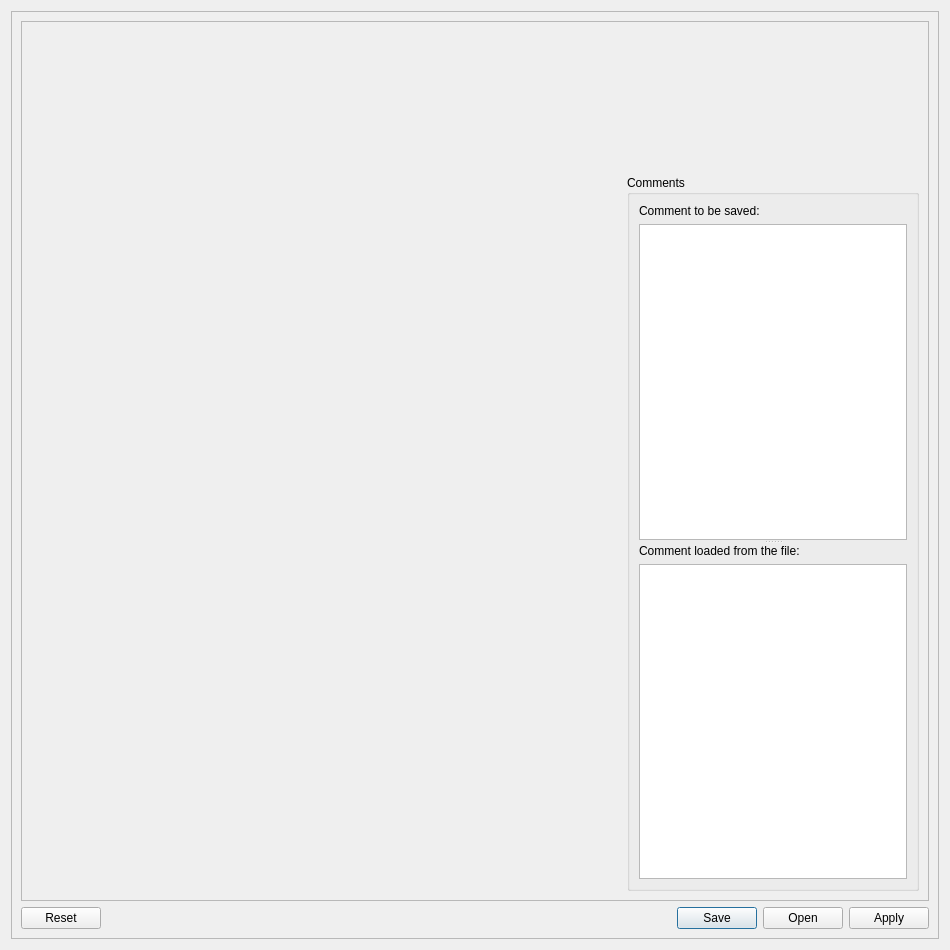
<?xml version="1.0" encoding="UTF-8"?>
<ui version="4.0">
 <class>linacConfigurationScreen</class>
 <widget class="TaurusWidget" name="linacConfigurationScreen">
  <property name="geometry">
   <rect>
    <x>0</x>
    <y>0</y>
    <width>950</width>
    <height>950</height>
   </rect>
  </property>
  <property name="minimumSize">
   <size>
    <width>0</width>
    <height>0</height>
   </size>
  </property>
  <property name="windowTitle">
   <string>Form</string>
  </property>
  <layout class="QGridLayout" name="gridLayout_3">
   <item row="0" column="0">
    <widget class="QFrame" name="centralFrame">
     <property name="frameShape">
      <enum>QFrame::StyledPanel</enum>
     </property>
     <property name="frameShadow">
      <enum>QFrame::Raised</enum>
     </property>
     <layout class="QGridLayout" name="gridLayout">
      <item row="0" column="0">
       <widget class="QScrollArea" name="scrollArea">
        <property name="widgetResizable">
         <bool>true</bool>
        </property>
        <widget class="QWidget" name="scrollAreaWidgetContents">
         <property name="geometry">
          <rect>
           <x>0</x>
           <y>0</y>
           <width>922</width>
           <height>893</height>
          </rect>
         </property>
         <layout class="QGridLayout" name="gridLayout_2">
          <item row="0" column="2" rowspan="6">
           <widget class="magnetSnapshot" name="magnetSnapshot"/>
          </item>
          <item row="1" column="0">
           <widget class="electronGunSnapshot" name="electronGunSnapshot"/>
          </item>
          <item row="4" column="0">
           <widget class="klystronSnapshot" name="klystronSnapshot"/>
          </item>
          <item row="0" column="3">
           <widget class="radioFrequencySnapshot" name="radioFrequencySnapshot"/>
          </item>
          <item row="0" column="0">
           <widget class="timingSnapshot" name="timingSnapshot"/>
          </item>
          <item row="3" column="0">
           <widget class="coolingLoopSnapshot" name="coolingLoopSnapshot"/>
          </item>
          <item row="1" column="3" rowspan="5">
           <widget class="QGroupBox" name="commentGroup">
            <property name="maximumSize">
             <size>
              <width>350</width>
              <height>16777215</height>
             </size>
            </property>
            <property name="title">
             <string>Comments</string>
            </property>
            <layout class="QGridLayout" name="gridLayout_4">
             <item row="0" column="0">
              <widget class="QSplitter" name="splitter">
               <property name="orientation">
                <enum>Qt::Vertical</enum>
               </property>
               <widget class="QWidget" name="">
                <layout class="QVBoxLayout" name="textToSaveLayout">
                 <item>
                  <widget class="QLabel" name="textToSaveLabel">
                   <property name="text">
                    <string>Comment to be saved:</string>
                   </property>
                  </widget>
                 </item>
                 <item>
                  <widget class="QTextEdit" name="textToSave">
                   <property name="maximumSize">
                    <size>
                     <width>350</width>
                     <height>16777215</height>
                    </size>
                   </property>
                  </widget>
                 </item>
                </layout>
               </widget>
               <widget class="QWidget" name="">
                <layout class="QVBoxLayout" name="textLoadedLayout">
                 <item>
                  <widget class="QLabel" name="textLoadedLabel">
                   <property name="text">
                    <string>Comment loaded from the file:</string>
                   </property>
                  </widget>
                 </item>
                 <item>
                  <widget class="QTextEdit" name="textLoaded">
                   <property name="readOnly">
                    <bool>true</bool>
                   </property>
                  </widget>
                 </item>
                </layout>
               </widget>
              </widget>
             </item>
            </layout>
           </widget>
          </item>
          <item row="2" column="0">
           <widget class="vacuumValveSnapshot" name="vacuumValveSnapshot"/>
          </item>
         </layout>
        </widget>
       </widget>
      </item>
      <item row="1" column="0">
       <widget class="QDialogButtonBox" name="buttonBox">
        <property name="standardButtons">
         <set>QDialogButtonBox::Apply|QDialogButtonBox::Open|QDialogButtonBox::Reset|QDialogButtonBox::Save</set>
        </property>
        <property name="centerButtons">
         <bool>false</bool>
        </property>
       </widget>
      </item>
     </layout>
    </widget>
   </item>
  </layout>
 </widget>
 <customwidgets>
  <customwidget>
   <class>radioFrequencySnapshot</class>
   <extends>TaurusWidget</extends>
   <header>radiofrequencysnapshot</header>
  </customwidget>
  <customwidget>
   <class>electronGunSnapshot</class>
   <extends>TaurusWidget</extends>
   <header>electrongunsnapshot</header>
  </customwidget>
  <customwidget>
   <class>klystronSnapshot</class>
   <extends>TaurusWidget</extends>
   <header>klystronsnapshot</header>
  </customwidget>
  <customwidget>
   <class>TaurusWidget</class>
   <extends>QWidget</extends>
   <header>taurus.qt.qtgui.container</header>
   <container>1</container>
  </customwidget>
  <customwidget>
   <class>coolingLoopSnapshot</class>
   <extends>TaurusWidget</extends>
   <header>coolingloopsnapshot</header>
  </customwidget>
  <customwidget>
   <class>magnetSnapshot</class>
   <extends>TaurusWidget</extends>
   <header>magnetsnapshot</header>
  </customwidget>
  <customwidget>
   <class>timingSnapshot</class>
   <extends>TaurusWidget</extends>
   <header>timingsnapshot</header>
  </customwidget>
  <customwidget>
   <class>vacuumValveSnapshot</class>
   <extends>TaurusWidget</extends>
   <header>vacuumvalvesnapshot</header>
  </customwidget>
 </customwidgets>
 <resources/>
 <connections/>
</ui>
